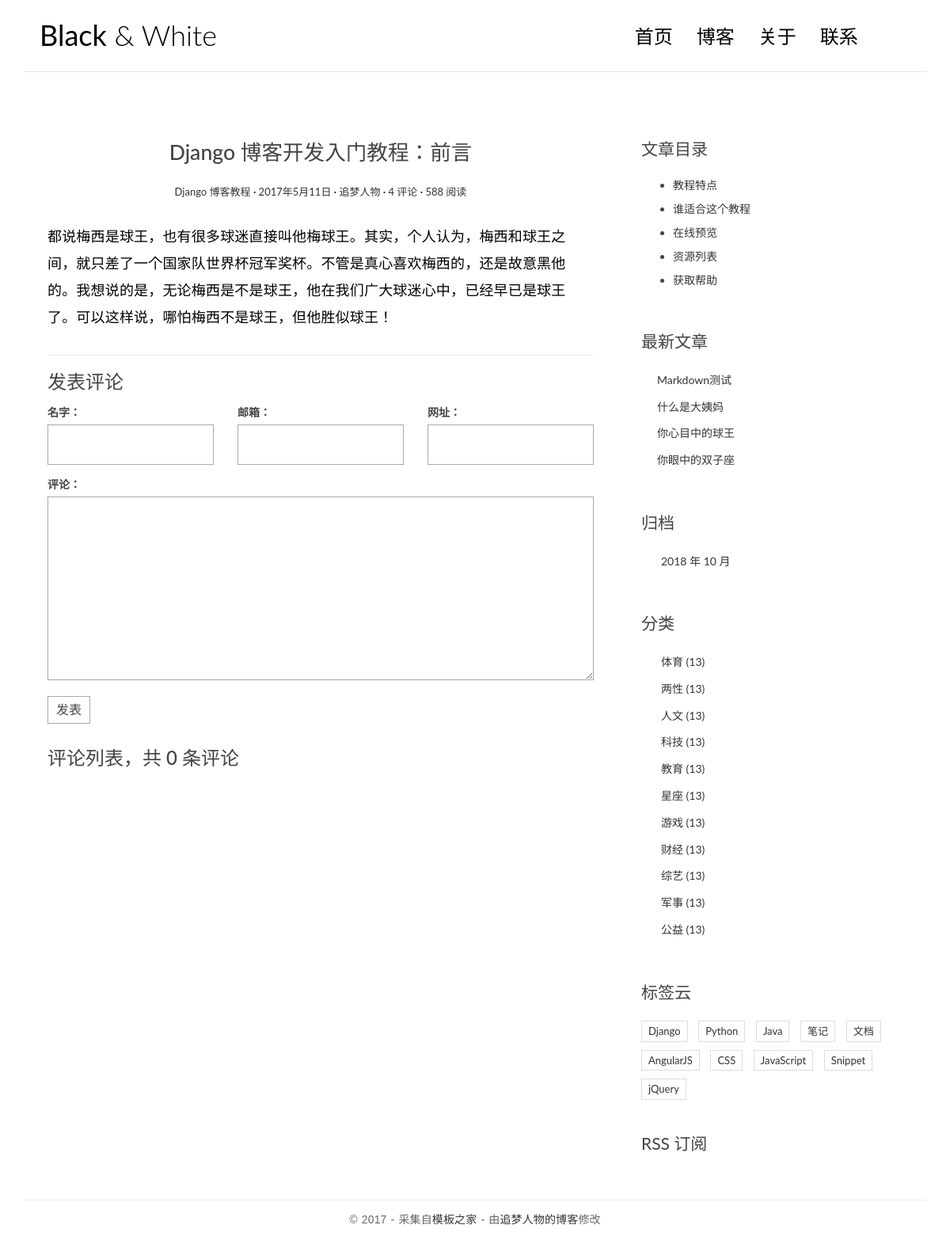
The app's page /post/4/ with its own data.
### blog1/models.py (models this page shows, shortened)
class Post(models.Model):
	title=models.CharField(max_length=70)
	body=models.TextField()
	create_time=models.DateTimeField()
	modified_time=models.DateTimeField()
	excerpt=models.CharField(max_length=200,blank=True)
	category=models.ForeignKey(Category)
	tags=models.ManyToManyField(Tag,blank=True)
	author=models.ForeignKey(User)
	class meta:
		ordering = ['-create_time']

@python_2_unicode_compatible
class Category(models.Model):
	name=models.CharField(max_length=100)

### blog1/views.py (the view)
# urls.py: url(r'^post/(?P<pk>[0-9]+)/$',views.detail,name='detail'),
def detail(request,pk):
	post = get_object_or_404(Post,pk=pk)
	post.body = markdown.markdown(post.body,
								  extensions=[
								  	 'markdown.extensions.extra',
								  	 'markdown.extensions.codehilite',
								  	 'markdown.extensions.toc',
								  ])
	form = CommentForm()
	comment_list=post.comment_set.all()
	context = {'post':post,
			   'form':form,
			   'comment_list':comment_list
			   }
	return render(request,'blog1/detail.html',context=context)

### comments/forms.py
class CommentForm(forms.ModelForm):
	class Meta:
		model = Comment
		fields = ['name','email','url','text']

### blog1/templatetags/blog1_tags.py (called while the page is built)
@register.simple_tag
def get_recent_posts(num=5):
	return Post.objects.all().order_by('-create_time')[:num]

@register.simple_tag
def archives():
	return Post.objects.dates('create_time','month',order='DESC')

@register.simple_tag
def get_categories():
	return Category.objects.all()

### templates/blog1/detail.html (shortened to what this page needs)
{% extends 'base.html' %}
{% block main %}
              <article class="post post-1">
                    <header class="entry-header">
                        <h1 class="entry-title">Django 博客开发入门教程：前言</h1>
                        <div class="entry-meta">
                            <span class="post-category"><a href="#">Django 博客教程</a></span>
                            <span class="post-date"><a href="#"><time class="entry-date"
                                                                      datetime="2012-11-09T23:15:57+00:00">2017年5月11日</time></a></span>
                            <span class="post-author"><a href="#">追梦人物</a></span>
                            <span class="comments-link"><a href="#">4 评论</a></span>
                            <span class="views-count"><a href="#">588 阅读</a></span>
                        </div>
                    </header>
                    <div class="entry-content clearfix">
                       {{post.body|safe}}
                    </div>
                </article>
                <section class="comment-area" id="comment-area">
                    <hr>
                    <h3>发表评论</h3>
                    <form action="{% url 'comments:post_comment' post.pk %}" method="post" class="comment-form">
                        <div class="row">
                            <div class="col-md-4">
                                <label for="id_name">名字：</label>
                                {{form.name}}
                            </div>
                            <div class="col-md-4">
                                <label for="id_email">邮箱：</label>
                                {{form.email}}
                            </div>
                            <div class="col-md-4">
                                <label for=" form.url.id_for_label">网址：</label>
                                {{form.url}}
                            </div>
                            <div class="col-md-12">
                                <label for="id_comment">评论：</label>
                                {{form.text}}
                                <button type="submit" class="comment-btn">发表</button>
                            </div>
                        </div>
                    </form>
                    <div class="comment-list-panel">
                        <h3>评论列表，共 <span>{{post.comment_set.count}}</span> 条评论</h3>
                    </div>
                </section>
{% endblock main %}
{% block toc %}
    <div class="widget widget-content">
        <h3 class="widget-title">文章目录</h3>
        <ul>
            <li>
                <a href="#">教程特点</a>
            </li>
            <li>
                <a href="#">谁适合这个教程</a>
            </li>
            <li>
                <a href="#">在线预览</a>
            </li>
            <li>
                <a href="#">资源列表</a>
            </li>
            <li>
                <a href="#">获取帮助</a>
            </li>
        </ul>
    </div>
{% endblock toc %}

### templates/base.html (shortened to what this page needs)
{%load staticfiles %}
{%load blog1_tags %}
<!DOCTYPE html>
<html>
<head>
    <link rel="stylesheet" href="{% static 'blog1/css/bootstrap.min.css' %}">
    <link rel="stylesheet" href="http://code.ionicframework.com/ionicons/2.0.1/css/ionicons.min.css">
    <link rel="stylesheet" href="{% static 'blog1/css/pace.css' %}">
    <link rel="stylesheet" href="{% static 'blog1/css/custom.css' %}">
    <link rel='stylesheet' href="{% static 'blog1/css/highlights/github.css' %}">
</head>
<body>
<div class="container">
    <header id="site-header">
        <div class="row">
            <div class="col-md-4 col-sm-5 col-xs-8">
                <div class="logo">
                    <h1><a href="{% url 'blog1:index' %}"><b>Black</b> &amp; White</a></h1>
                </div>
            </div>
            <div class="col-md-8 col-sm-7 col-xs-4">
                <nav class="main-nav" role="navigation">
                    <div class="collapse navbar-collapse" id="bs-example-navbar-collapse-1">
                        <ul class="nav navbar-nav navbar-right">
                            <li class="cl-effect-11"><a href="index.html" data-hover="首页">首页</a></li>
                            <li class="cl-effect-11"><a href="full-width.html" data-hover="博客">博客</a></li>
                            <li class="cl-effect-11"><a href="about.html" data-hover="关于">关于</a></li>
                            <li class="cl-effect-11"><a href="contact.html" data-hover="联系">联系</a></li>
                        </ul>
                    </div>
                </nav>
            </div>
        </div>
    </header>
</div>
<div class="content-body">
    <div class="container">
        <div class="row">
            <main class="col-md-8">
            	{% block main%}
                {% endblock main%}
            </main>
            <aside class="col-md-4">
                {% block toc %}
                {% endblock toc %}
                 <div class="widget widget-recent-posts">
                    <h3 class="widget-title">最新文章</h3>
                    {% get_recent_posts as recent_post_list %}
                    <ul>
                        {%for post in recent_post_list%}
                        <li>
                            <a href="{{get_absolute_url}}">{{post.title}}</a>
                        </li>
                        {%empty%}
                        暂无文章!!!
                        {%endfor%}
                    </ul>
                </div>
                <div class="widget widget-archives">
                    <h3 class="widget-title">归档</h3>
                    {%archives as date_list%}
                    <ul>
                        {% for date in date_list%}
                        <li>
                            <a href="{%url 'blog1:archives' date.year date.month %}">{{date.year}} 年 {{date.month}} 月</a>
                        </li>
                        {%empty%}
                        暂无归档!!!
                        {%endfor%}
                    </ul>
                </div>
                <div class="widget widget-category">
                    <h3 class="widget-title">分类</h3>
                    {%get_categories as category_list%}
                    <ul>
                        {%for category in category_list%}
                        <li>
                            <a href="{% url 'blog1:category' category.pk %}">{{category.name}} <span class="post-count">(13)</span></a>
                        </li>
                        {%empty%}
                        暂无分类!!!
                        {%endfor%}
                    </ul>
                </div>
                <div class="widget widget-tag-cloud">
                    <h3 class="widget-title">标签云</h3>
                    <ul>
                        <li>
                            <a href="#">Django</a>
                        </li>
                        <li>
                            <a href="#">Python</a>
                        </li>
                        <li>
                            <a href="#">Java</a>
                        </li>
                        <li>
                            <a href="#">笔记</a>
                        </li>
                        <li>
                            <a href="#">文档</a>
                        </li>
                        <li>
                            <a href="#">AngularJS</a>
                        </li>
                        <li>
                            <a href="#">CSS</a>
                        </li>
                        <li>
                            <a href="#">JavaScript</a>
                        </li>
                        <li>
                            <a href="#">Snippet</a>
                        </li>
                        <li>
                            <a href="#">jQuery</a>
                        </li>
                    </ul>
                </div>
                <div class="rss">
                    <a href=""> RSS 订阅</a>
                </div>
            </aside>
        </div>
    </div>
</div>
<footer id="site-footer">
    <div class="container">
        <div class="row">
            <div class="col-md-12">
                <p class="copyright">&copy 2017 - 采集自<a href="http://www.cssmoban.com/"
                                                        target="_blank" title="模板之家">模板之家</a>
                    - 由<a href="http://zmrenwu.com/" title="网页模板" target="_blank">追梦人物的博客</a>修改
                </p>
            </div>
        </div>
    </div>
</footer>
</body>
</html>

### blog1/static/blog1/css/custom.css (style rules this page uses)
* { outline: none; }
h1, h2, h3, h4, h5, h6 { margin-top: 0; }
b { font-weight: 400; }
a { color: #333; }
body { color: #444; font-family: 'Lato', sans-serif; }
p { font-family: 'Ubuntu', sans-serif; font-weight: 400; word-spacing: 1px; letter-spacing: 0.01em; }
#site-header { background-color: #FFF; padding: 25px 20px; margin-bottom: 40px; border-bottom: 1px solid #e7e7e7; }
.logo h1 a { color: #000; }
.logo h1 { margin: 0; font-family: 'Lato', sans-serif; font-weight: 300; }
.main-nav { margin-top: 11px; max-width: 95%; }
.main-nav a { color: #000000 !important; padding: 0 0 5px 0 !important; margin-right: 30px; font-family: 'Lato', sans-serif; font-weight: 300; font-size: 24px; }
.cl-effect-11 a { padding: 10px 0; color: #0972b4; text-shadow: none; }
.cl-effect-11 a::before { position: absolute; top: 0; left: 0; overflow: hidden; padding: 0 0 5px 0 !important; max-width: 0; border-bottom: 1px solid #000; color: #000; content: attr(data-hover); white-space: nowrap; -webkit-transition: max-width 0.5s; -moz-transition: max-width 0.5s; transition: max-width 0.5s; }
.content-body { padding-bottom: 4em; }
.post { background: #fff; padding: 30px 30px 0; }
.entry-title { text-align: center; font-size: 1.9em; margin-bottom: 20px; line-height: 1.6; padding: 10px 20px 0; }
.entry-meta { text-align: center; color: #DDDDDD; font-size: 13px; margin-bottom: 30px; }
.entry-content { font-size: 18px; line-height: 1.9; font-weight: 300; color: #000; }
.post-category::after, .post-date::after, .post-author::after, .comments-link::after { content: ' ·'; color: #000; }
.widget { background: #fff; padding: 30px 0 0; }
.widget-title { font-size: 1.5em; margin-bottom: 20px; line-height: 1.6; padding: 10px 0 0; font-weight: 400; }
.widget-recent-posts ul { padding: 0; margin: 0; padding-left: 20px; }
.widget-recent-posts ul li { list-style-type: none; position: relative; line-height: 170%; margin-bottom: 10px; }
.widget-recent-posts ul li::before { content: '\f3d3'; font-family: "Ionicons"; position: absolute; left: -17px; top: 3px; font-size: 16px; color: #000; }
.widget-archives ul { padding: 0; margin: 0; padding-left: 25px; }
.widget-archives ul li { list-style-type: none; position: relative; line-height: 170%; margin-bottom: 10px; }
.widget-archives ul li::before { content: '\f3f3'; font-family: "Ionicons"; position: absolute; left: -25px; top: 1px; font-size: 16px; color: #000; }
.widget-category ul { padding: 0; margin: 0; padding-left: 25px; }
.widget-category ul li { list-style-type: none; position: relative; line-height: 170%; margin-bottom: 10px; }
.widget-category ul li::before { content: '\f3fe'; font-family: "Ionicons"; position: absolute; left: -25px; top: 1px; font-size: 18px; color: #000; }
.widget-tag-cloud ul { padding: 0; margin: 0; margin-right: -10px; }
.widget-tag-cloud ul li { list-style-type: none; font-size: 13px; display: inline-block; margin-right: 10px; margin-bottom: 10px; padding: 3px 8px; border: 1px solid #ddd; }
.widget-content ul li { margin-bottom: 10px; }
.rss { font-size: 21px; margin-top: 30px; }
.rss a { color: #444; }
#site-footer { padding-top: 10px; padding: 0 0 1.5em 0; }
.copyright { text-align: center; padding-top: 1em; margin: 0; border-top: 1px solid #eee; color: #666; }
.contact-form input, .comment-form input { border: 1px solid #aaa; margin-bottom: 15px; width: 100%; padding: 15px 15px; font-size: 16px; line-height: 100%; transition: 0.4s border-color linear; }
.contact-form textarea, .comment-form textarea { border: 1px solid #aaa; margin-bottom: 15px; width: 100%; padding: 15px 15px; font-size: 16px; line-height: 20px !important; min-height: 183px; transition: 0.4s border-color linear; }
.comment-area { padding: 0 30px 0; }
.comment-form { margin-top: 15px; }
.comment-form .comment-btn { background-color: #fff; border: 1px solid #aaa; font-size: 16px; padding: 5px 10px; }
.comment-list-panel { margin-top: 30px; }

### records on screen
Post: body "都说梅西是球王，也有很多球迷直接叫他梅球王。其实，个人认为，梅西和球王之间，就只差了一个国家队世界杯冠军奖杯。不管是真心喜欢梅西的，还是故意黑他的。我想说的是，无论梅西是不是球王，他在我们广大球迷心中，已经早已是球王了。可以这样说，哪怕梅西不是球王，但他胜似球王！", comment_set.count "0", title "你心目中的球王"
Post: title "Markdown测试"
Post: title "什么是大姨妈"
Post: title "你眼中的双子座"
Category: name "体育"
Category: name "两性"
Category: name "人文"
Category: name "科技"
Category: name "教育"
Category: name "星座"
Category: name "游戏"
Category: name "财经"
Category: name "综艺"
Category: name "军事"
Category: name "公益"

### other values on screen
{{ date.year }} "2018"
{{ date.month }} "10"
